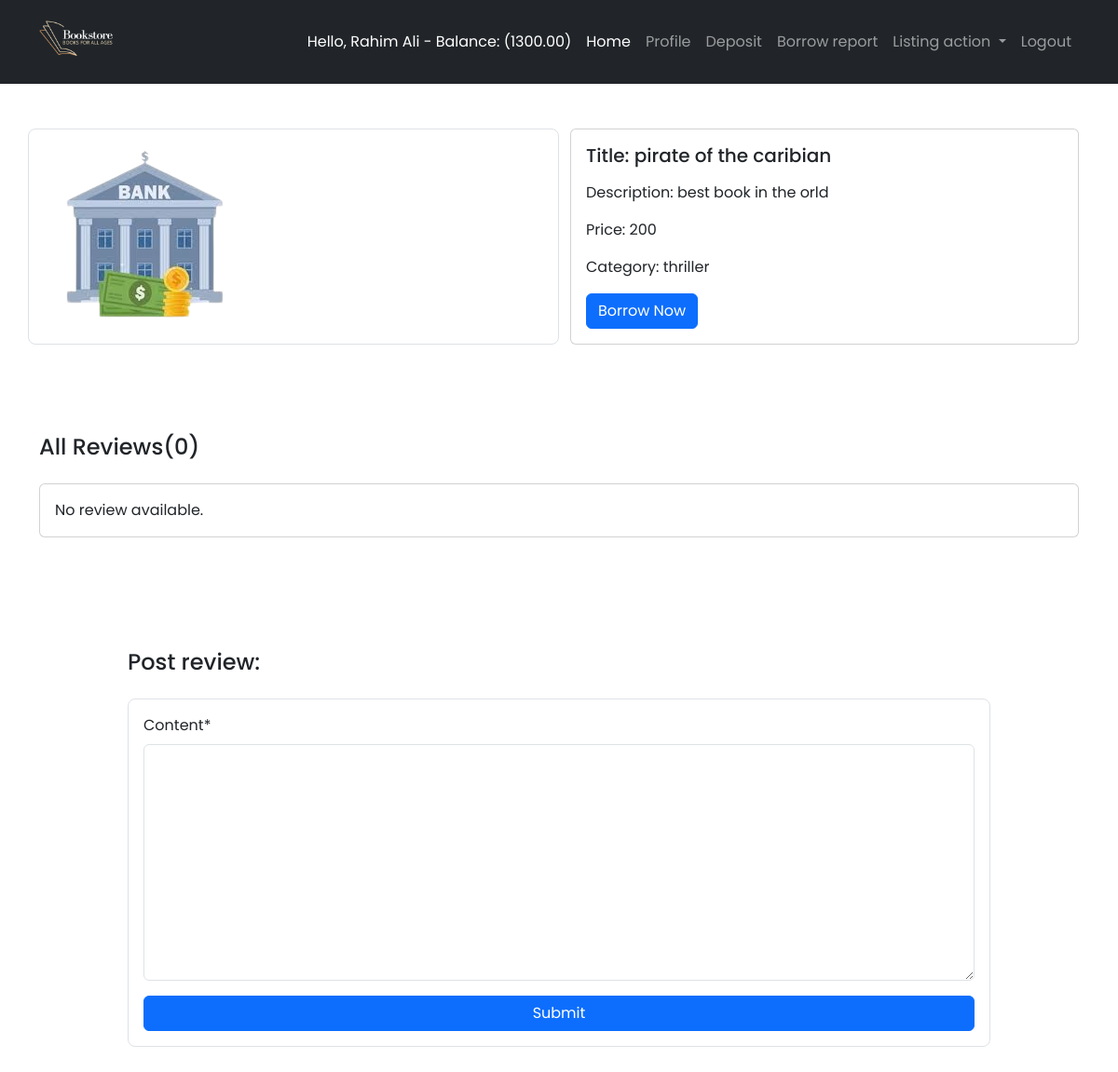
/books/detail/pirate-of-the-caribian/ (signed in), run on an earlier commit of the app's database.
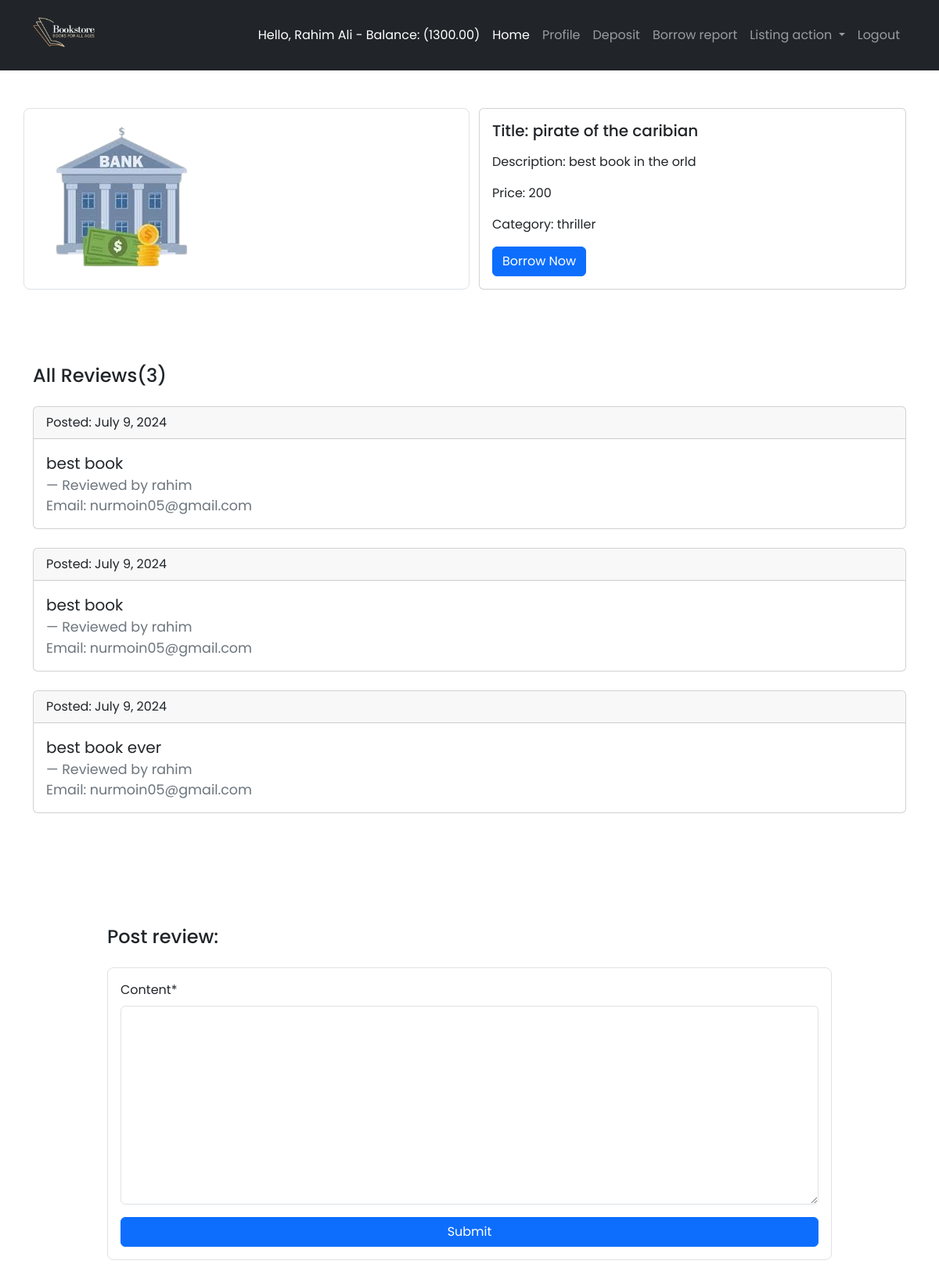
And on a later commit of the database.
### accounts/models.py (models this page shows, shortened)
class UserAccount(models.Model):
  user = models.OneToOneField(User, on_delete = models.CASCADE, related_name = 'account')
  account_id = models.CharField(max_length=50)
  balance = models.DecimalField(default = 0, decimal_places = 2, max_digits = 12)
  phone_no = models.CharField(max_length = 11)
  city = models.CharField(max_length = 50)
  street = models.CharField(max_length = 50)
  postal_code = models.CharField(max_length = 50)
  created_at = models.DateField(auto_now_add = True)

### books/models.py (models this page shows, shortened)
class Book(models.Model):
  title = models.CharField(max_length = 100)
  description = models.TextField()
  slug = models.SlugField(max_length = 100, null = True, blank = True)
  image = models.ImageField(upload_to="")
  borrowing_price = models.IntegerField()
  categories = models.ForeignKey(Category, on_delete = models.CASCADE, related_name = "books")

### categories/models.py (models this page shows, shortened)
class Category(models.Model):
  name = models.CharField(max_length = 100)
  slug = models.SlugField(max_length = 100)

### reviews/models.py (models this page shows, shortened)
class Review(models.Model):
  user = models.ForeignKey(User, on_delete = models.CASCADE, related_name = 'reviews')
  book = models.ForeignKey(Book, on_delete = models.CASCADE, related_name = 'reviews')
  content = models.TextField()
  created_at = models.DateField(auto_now_add = True)

### books/views.py (the view)
# urls.py: path('detail/<slug:book_slug>/', views.book_detail, name = 'book-detail'),
def book_detail(req, book_slug):
  book = Book.objects.get(slug = book_slug)
  reviews = Review.objects.filter(user = req.user, book = book)
  borrowings = Borrowing.objects.filter(account = req.user.account, book = book)
  if req.method == 'POST':
    form = ReviewForm(req.POST)
    if form.is_valid():
      new_form = form.save(commit = False)
      new_form.user = req.user
      new_form.book = book
      new_form.save()
      messages.success(req, "Review added.")
      return redirect('book-detail', book_slug = book.slug)
  else:
    form = ReviewForm()
  return render(req, 'books/book_detail.html', {
    'book': book,
    'reviews': reviews,
    'review_form': form,
    'borrowings': borrowings
  })

### reviews/forms.py
class ReviewForm(forms.ModelForm):
  class Meta:
    model = Review
    fields = ["content"]

### books/templates/books/book_detail.html (shortened to what this page needs)
{% extends "base.html" %}
{% load crispy_forms_tags %}
{% block maincontent %}
  <section class="container py-5">
    <div class="row">
      <div class="col-6 border rounded-3">
        <img class="img-fluid" src="{{book.image.url}}" alt="detail image">
      </div>
      <div class="col-6">
        <div class="card">
          <div class="card-body">
            <h5 class="card-title mb-3">Title: {{book.title}}</h5>
            <p class="card-text mb-3">Description: {{book.description}}</p>
            <p class="card-text mb-3">Price: {{book.borrowing_price}}</p>
            <p class="card-text mb-3">Category: {{book.categories.name}}</p>
            {% if user.is_authenticated %}
              <a href="{% url 'place-borrowing' %}?account_id={{user.account.account_id}}&book_slug={{book.slug}}" class="btn btn-primary">Borrow Now</a>
            {% endif %}
          </div>
        </div>
      </div>
    </div>
  </section>
  <section class="container py-5">
    <div class="row mb-3">
      <div class="col-12">
        <h4>All Reviews({{reviews | length}})</h4>
      </div>
    </div>
    {% if reviews %}
      <div class="row">
        <div class="col-12">
          {% for review in reviews %}
          <div class="card mb-4">
            <div class="card-header">
              Posted: {{review.created_at}}
            </div>
            <div class="card-body">
              <blockquote class="blockquote mb-0">
                <p>{{review.content}}</p>
                <footer class="blockquote-footer">Reviewed by {{review.user.username}}<br />
                Email: {{review.user.email}}
                </footer>
              </blockquote>
            </div>
          </div>
          {% endfor %}
        </div>
      </div>
    {% else %}
    <div class="row">
      <div class="col-12">
        <div class="card">
          <div class="card-body">
            No review available.
          </div>
        </div>
      </div>
    </div>
    {% endif %}
  </section>
  <section class="container py-5">
    {% if borrowings %}
      <div class="row">
        <div class="col-1"></div>
        <div class="col-10">
          <h4 class="my-4">Post review:</h4>
          <form method="post" class="border rounded-3 p-3">
            {{review_form | crispy}}
            <button class="btn btn-primary w-100">Submit</button>
          </form>
        </div>
        <div class="col-1"></div>
      </div>
    {% else %}
      <div class="row">
        <div class="text-center">Borrow book first to post review.</div>
      </div>
    {% endif %}
  </section>
{% endblock %}

### bookomari/templates/base.html (shortened to what this page needs)
<!DOCTYPE html>
<html lang="en">
  <head>
    <link href="https://cdn.jsdelivr.net/npm/bootstrap@5.3.3/dist/css/bootstrap.min.css" rel="stylesheet">
  </head>
  <body>
    {% include 'header.html' %}
    <main>
      {% block maincontent %}{% endblock %}
    </main>
  </body>
</html>

### bookomari/templates/header.html (shortened to what this page needs)
{% load static %}
<header>
  <nav class="navbar navbar-dark navbar-expand-lg bg-dark py-0">
    <div class="container">
      <a class="navbar-brand" href="{% url 'home' %}">
        <img class="img-fluid" style="width: 80px" src="{% static 'logo.png' %}" alt="">
      </a>
      <div class="collapse navbar-collapse justify-content-end" id="navbarSupportedContent">
        {% if user.is_authenticated %}
          <ul class="navbar-nav ms-auto mb-2 mb-lg-0">
            <li class="nav-item">
              <a class="nav-link active">
              Hello, {{user.first_name}} {{user.last_name}} - Balance: ({{user.account.balance}})
              </a>
            </li>
            <li class="nav-item">
              <a class="nav-link active" aria-current="page" href="{% url 'home' %}">Home</a>
            </li>
            <li class="nav-item">
              <a class="nav-link" href="{% url 'user-profile' %}">Profile</a>
            </li>
            <li class="nav-item">
              <a class="nav-link" href="{% url 'user-deposit' %}">Deposit</a>
            </li>
            <li class="nav-item">
              <a class="nav-link" href="{% url 'borrowing-report' %}">Borrow report</a>
            </li>
            <li class="nav-item dropdown">
              <a class="nav-link dropdown-toggle" href="#" role="button" data-bs-toggle="dropdown" aria-expanded="false">
                Listing action
              </a>
            </li>
            <li class="nav-item">
              <a class="nav-link" href="{% url 'user-logout' %}">Logout</a>
            </li>
          </ul>
        {% else %}
          <div class="d-flex gap-3">
            <a href="{% url 'user-login' %}" class="btn btn-outline-success">Login</a>
            <a href="{% url 'user-register' %}" class="btn btn-outline-info">Register</a>
          </div>
        {% endif %}
      </div>
    </div>
  </nav>
</header>

### bookomari/templates/base.html (style rules this page uses)
* { font-family: "Poppins", sans-serif; }

What changed in the data, as far as the page shows it:
added Review: created_at "July 9, 2024", content "best book", user.username "rahim", user.email "nurmoin05@gmail.com"
added Review: created_at "July 9, 2024", content "best book", user.username "rahim", user.email "nurmoin05@gmail.com"
added Review: created_at "July 9, 2024", content "best book ever", user.username "rahim", user.email "nurmoin05@gmail.com"
Also different on the page:
{{ reviews | length }}: "0" → "3"
text no longer shown: "No review available."
